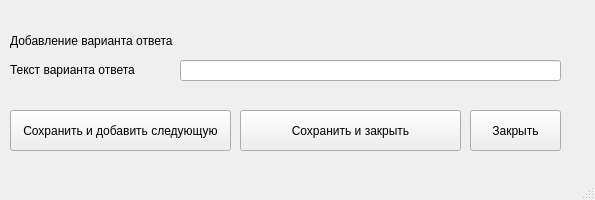
<?xml version="1.0" encoding="UTF-8"?>
<ui version="4.0">
 <class>MainWindow</class>
 <widget class="QMainWindow" name="MainWindow">
  <property name="geometry">
   <rect>
    <x>0</x>
    <y>0</y>
    <width>595</width>
    <height>200</height>
   </rect>
  </property>
  <property name="windowTitle">
   <string>Добавление варианта ответа</string>
  </property>
  <widget class="QWidget" name="centralwidget">
   <widget class="QLineEdit" name="new_choice">
    <property name="geometry">
     <rect>
      <x>180</x>
      <y>60</y>
      <width>381</width>
      <height>21</height>
     </rect>
    </property>
   </widget>
   <widget class="QLabel" name="new_choice_label">
    <property name="geometry">
     <rect>
      <x>10</x>
      <y>60</y>
      <width>161</width>
      <height>20</height>
     </rect>
    </property>
    <property name="text">
     <string>Текст варианта ответа</string>
    </property>
   </widget>
   <widget class="QLabel" name="label_2">
    <property name="geometry">
     <rect>
      <x>10</x>
      <y>30</y>
      <width>211</width>
      <height>21</height>
     </rect>
    </property>
    <property name="text">
     <string>Добавление варианта ответа</string>
    </property>
   </widget>
   <widget class="QPushButton" name="save_n_close_but">
    <property name="geometry">
     <rect>
      <x>240</x>
      <y>110</y>
      <width>221</width>
      <height>41</height>
     </rect>
    </property>
    <property name="text">
     <string>Сохранить и закрыть</string>
    </property>
   </widget>
   <widget class="QPushButton" name="close_but">
    <property name="geometry">
     <rect>
      <x>470</x>
      <y>110</y>
      <width>91</width>
      <height>41</height>
     </rect>
    </property>
    <property name="text">
     <string>Закрыть</string>
    </property>
   </widget>
   <widget class="QPushButton" name="save_n_next_but">
    <property name="geometry">
     <rect>
      <x>10</x>
      <y>110</y>
      <width>221</width>
      <height>41</height>
     </rect>
    </property>
    <property name="text">
     <string>Сохранить и добавить следующую</string>
    </property>
   </widget>
  </widget>
  <widget class="QMenuBar" name="menubar">
   <property name="geometry">
    <rect>
     <x>0</x>
     <y>0</y>
     <width>595</width>
     <height>21</height>
    </rect>
   </property>
  </widget>
  <widget class="QStatusBar" name="statusbar"/>
 </widget>
 <resources/>
 <connections/>
</ui>
